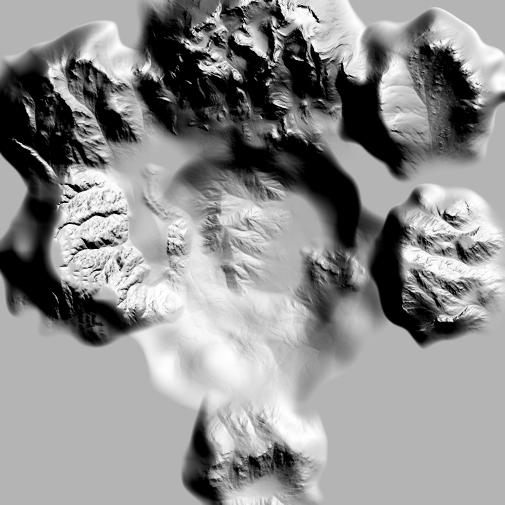
#> input picture terrain/spike_photo2landscape_hillshade.png, 1009 x 1009 px, found by its file name (shown at 1/2 size)
$ python render_preview.py
#> lines starting #> are read from the running program, lines starting #| are printed output that depends on the picture
"""Spike-only top-down preview: hillshade + flow-derived river + city plan.

One-off evidence renderer for the side-project spike. World->pixel mapping
verified against composite_stamps' own dry-run readout: world (1550,100) m
-> px (row 529.5, col 892) with origin -201800 cm and 400 cm spacing.
"""
import json
import math
import os

import numpy as np
from PIL import Image, ImageDraw

HERE = os.path.dirname(os.path.abspath(__file__))
REPO = os.path.abspath(os.path.join(HERE, "..", ".."))

OX_CM = -201800.0
PX_CM = 400.0


def to_px(x_cm, y_cm):
    return ((x_cm - OX_CM) / PX_CM, (y_cm - OX_CM) / PX_CM)  # (col, row)


hill_raw = np.asarray(Image.open(os.path.join(REPO, "terrain", "spike_photo2landscape_hillshade.png"))).astype(np.float64)
lo, hi = hill_raw.min(), hill_raw.max()
#> lo = 0; hi = 65535
hill8 = ((hill_raw - lo) / (hi - lo) * 255.0).astype(np.uint8)
hill = Image.fromarray(np.stack([hill8] * 3, axis=2), "RGB")
W, H = hill.size
#> W = 1009; H = 1009

flow = np.asarray(Image.open(os.path.join(REPO, "terrain", "spike_photo2landscape_flow.png"))).astype(np.float64)
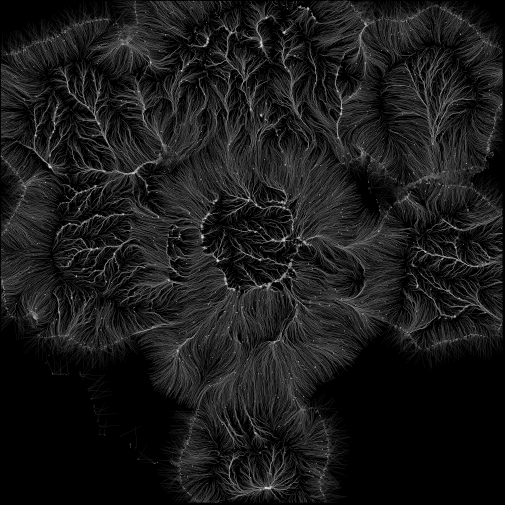
#> input picture terrain/spike_photo2landscape_flow.png, 1009 x 1009 px, found by its file name (shown at 1/2 size)
thresh = np.percentile(flow, 99.0)
#> thresh = 32418
river = flow >= thresh
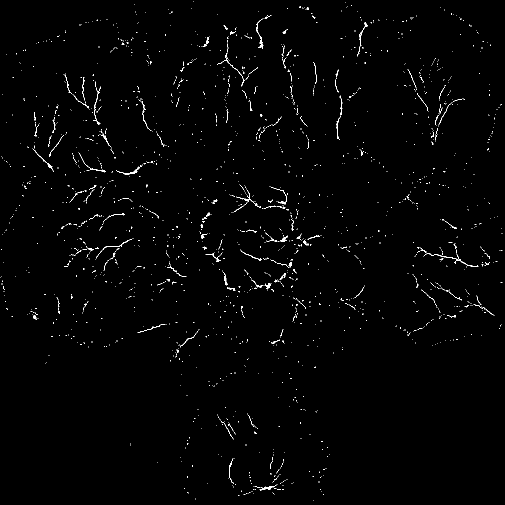
#> river: shape (1009, 1009) bool (shown at 1/2 size); 1% white in thin lines or dots

img = np.asarray(hill).astype(np.float64)
blue = np.array([70.0, 120.0, 200.0])
img[river] = img[river] * 0.35 + blue * 0.65
canvas = Image.fromarray(img.astype(np.uint8))
draw = ImageDraw.Draw(canvas)

#> (the run stopped early here; a loop or call above may not have finished)
